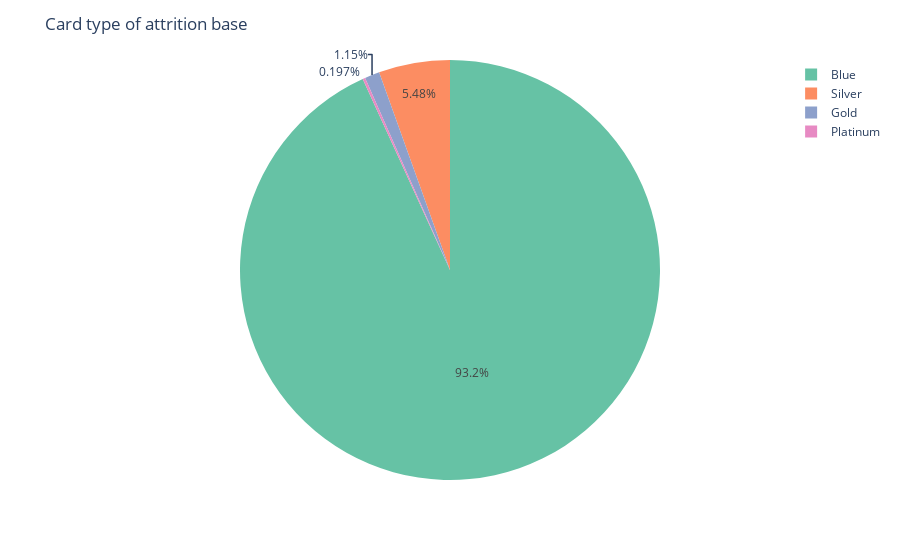

Notebook cell for this chart:
### Markdown cell above
# Hypothesis 2: does the card type make a difference?
Next we want to understand whether the card type makes a difference to whether a customer is likely to attrite

### Code cell
#Group the attrition base by card type
dfcardtype = df.groupby('Card_Category')['CLIENTNUM'].count()
fig2 = px.pie(values = dfcardtype, names = dfcardtype.index, color_discrete_sequence = px.colors.qualitative.Set2)
fig2.update_layout(title = 'Card type of attrition base')
fig2.show()

### Figure 1 — Plotly figure (JSON) as saved in the notebook; plotly's stock layout.template omitted (floating-point values rounded to 4 significant figures)
{"data": [{"domain": {"x": [0, 1], "y": [0, 1]}, "hovertemplate": "label=%{label}<br>value=%{value}<extra></extra>", "labels": ["Blue", "Gold", "Platinum", "Silver"], "legendgroup": "", "name": "", "showlegend": true, "type": "pie", "values": [9436, 116, 20, 555]}], "layout": {"autosize": true, "legend": {"tracegroupgap": 0}, "margin": {"t": 60}, "piecolorway": ["rgb(102,194,165)", "rgb(252,141,98)", "rgb(141,160,203)", "rgb(231,138,195)", "rgb(166,216,84)", "rgb(255,217,47)", "rgb(229,196,148)", "rgb(179,179,179)"], "title": {"text": "Card type of attrition base"}}}
